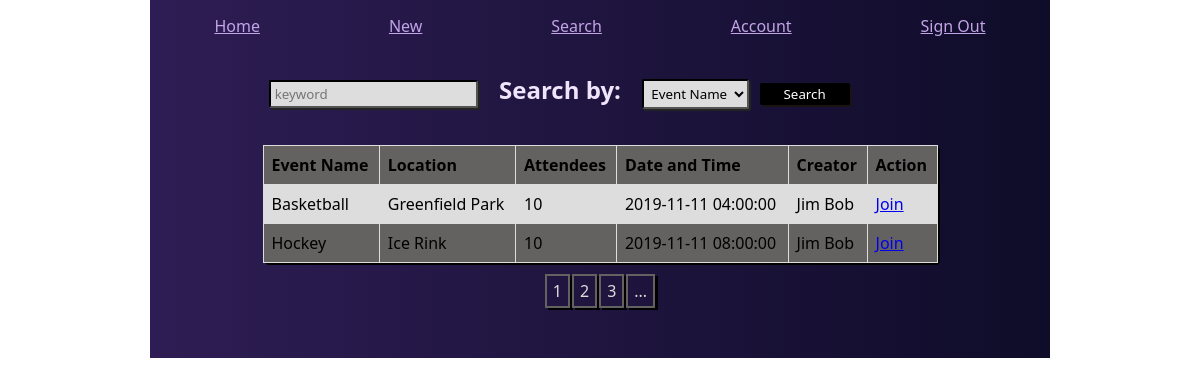
Before: /search with the older database file.
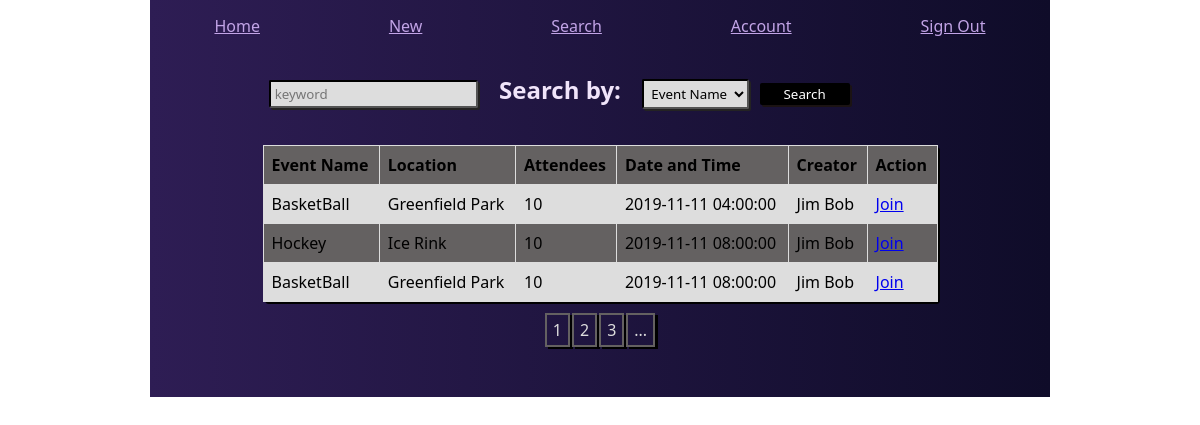
After: the same page with the newer database file.
### models.py (models this page shows)
class Event(db.Model):
    id = db.Column(db.Integer, primary_key=True)
    event_name = db.Column(db.String(55))
    time = db.Column(db.DateTime)
    location = db.Column(db.String(100))
    users_attending_event = db.relationship("User", secondary=users_and_events)
    created_at = db.Column(db.DateTime, server_default=func.now())
    updated_at = db.Column(db.DateTime, server_default=func.now(), onupdate=func.now())

### controller_functions.py (the view)
def search():
    display_info = Event.query.order_by(Event.time).all()
    return render_template("search.html", all_events = display_info)

### templates/search.html (shortened to what this page needs)
<!DOCTYPE html>
<html lang="en">
<head>
    <link rel="stylesheet" type="text/css" href="../static/css/style.css">
</head>
<body>
    <div class="standard_head">
        <a href="/dashboard">Home</a>
        <a href="">New</a>
        <a href="/search">Search</a>
        <a href="/user_info">Account</a>
        <a href="/logout">Sign Out</a>
    </div>
    <div class="content_container">
        <div id="event_search">
            <form action="" method="post">
                <input type="text" class="search_elements" placeholder="keyword">
                <h2 class="search_elements">Search by:</h2>
                <select name="cars" class="search_elements">
                    <option value="event_name">Event Name</option>
                </select>
                <button type="submit">Search</button>
            </form>
        </div>
        <table class="event_details">
            <tr>
                <th>Event Name</th>
                <th>Location</th>
                <th>Attendees</th>
                <th>Date and Time</th>
                <th>Creator</th>
                <th>Action</th>
            </tr>
            {% for event in all_events %}
                <tr>
                    <td>{{event.event_name}}</td>
                    <td>{{event.location}}</td>
                    <td>10</td>
                    <td>{{event.time}}</td>
                    <td>Jim Bob</td>
                    <td><a href="/join_event/{{event.id}}">Join</a></td>
                </tr>
            {% endfor %}
        </table>
        <div id="footer">
           <table>
               <td><a href="">1</a></td>
               <td><a href="">2</a></td>
               <td><a href="">3</a></td>
               <td><a href="">...</a></td>
           </table>
        </div>
    </div>
</body>
</html>

### static/css/style.css (style rules this page uses)
* { margin: 0px auto; font-family: 'Segoe UI', Tahoma, Geneva, Verdana, sans-serif; box-sizing: border-box; }
.standard_head { display: flex; justify-content: space-evenly; background-image: linear-gradient(-90deg, #0f0c29, #2e1d54); width: 75%; height: 15; }
.standard_head a { color: #c2a4e7; margin-top: 15px; }
button { width: 90px; padding:2px; background-color: #000000; color: white; border: none; border-radius: 2px; margin-top: 8px; cursor: pointer; box-shadow: 2px 2px rgb(27, 19, 19); }
.event_details { width: 75%; border-collapse: collapse; border-radius: 4px; box-shadow: 2px 2px black; }
.event_details td, th { border: 1px solid #dddddd; text-align: left; padding: 8px; }
.event_details tr:nth-child(even) { background-color: #dddddd; }
.event_details tr:nth-child(odd) { background-color: rgb(100, 97, 97); }
.content_container { width: 75%; background-image: linear-gradient(-90deg, #0f0c29, #2e1d54); padding-bottom: 4%; }
#event_search { padding: 4% 0%; width: 75%; }
.search_elements { display: inline; padding: .5%; margin: 0% 1%; }
h2.search_elements { color: #f0e4fa; }
select, input.search_elements { border: inset 2px black; border-radius: 2px; background-color: #dddddd; box-shadow: 2px 2px rgb(36, 35, 35); }
#footer { margin-top: 1%; }
#footer td { border: solid 2px rgb(100, 97, 97); padding: 4px 6px; box-shadow: 3px 2px rgb(0, 0, 0); }
#footer a { color: #dddddd; text-decoration: none; }

Changed rows visible on the page:
removed Event: event_name "Basketball", location "Greenfield Park", time "2019-11-11 04:00:00"
added Event: event_name "BasketBall", location "Greenfield Park", time "2019-11-11 04:00:00"
added Event: event_name "BasketBall", location "Greenfield Park", time "2019-11-11 08:00:00"
